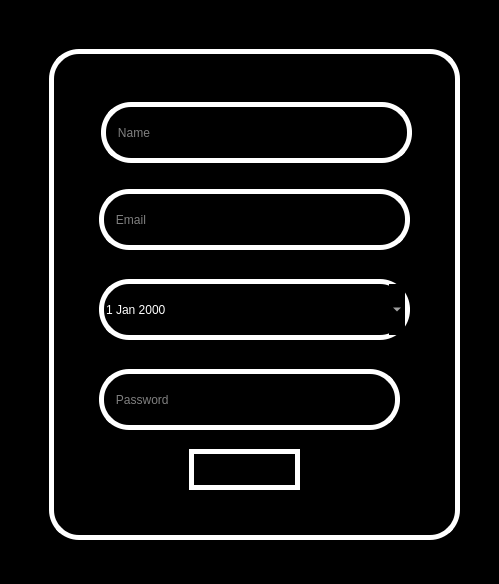
<?xml version="1.0" encoding="UTF-8"?>
<ui version="4.0">
 <class>Form</class>
 <widget class="QWidget" name="Form">
  <property name="geometry">
   <rect>
    <x>0</x>
    <y>0</y>
    <width>499</width>
    <height>584</height>
   </rect>
  </property>
  <property name="windowTitle">
   <string>Form</string>
  </property>
  <property name="styleSheet">
   <string notr="true">background-color: rgb(0, 0, 0);</string>
  </property>
  <widget class="QFrame" name="frame">
   <property name="geometry">
    <rect>
     <x>49</x>
     <y>49</y>
     <width>411</width>
     <height>491</height>
    </rect>
   </property>
   <property name="styleSheet">
    <string notr="true">color: rgb(255, 255, 255);
border-color: rgb(255, 255, 255);
border-radius: 30px;
border-width: 5px 5px 5px 5px;
border-style: solid;</string>
   </property>
   <property name="frameShape">
    <enum>QFrame::StyledPanel</enum>
   </property>
   <property name="frameShadow">
    <enum>QFrame::Raised</enum>
   </property>
   <widget class="QPushButton" name="pushButton">
    <property name="geometry">
     <rect>
      <x>140</x>
      <y>400</y>
      <width>111</width>
      <height>41</height>
     </rect>
    </property>
    <property name="styleSheet">
     <string notr="true">border-image: url(:/GUIimages/Regesterbutton.png);</string>
    </property>
    <property name="text">
     <string/>
    </property>
   </widget>
   <widget class="QLineEdit" name="lineEdit">
    <property name="geometry">
     <rect>
      <x>52</x>
      <y>53</y>
      <width>311</width>
      <height>61</height>
     </rect>
    </property>
    <property name="styleSheet">
     <string notr="true">font: 16pt &quot;Tahoma&quot;;</string>
    </property>
    <property name="placeholderText">
     <string>   Name</string>
    </property>
   </widget>
   <widget class="QLineEdit" name="lineEdit_2">
    <property name="geometry">
     <rect>
      <x>50</x>
      <y>140</y>
      <width>311</width>
      <height>61</height>
     </rect>
    </property>
    <property name="styleSheet">
     <string notr="true">font: 16pt &quot;Tahoma&quot;;</string>
    </property>
    <property name="placeholderText">
     <string>   Email</string>
    </property>
   </widget>
   <widget class="QLineEdit" name="lineEdit_4">
    <property name="geometry">
     <rect>
      <x>50</x>
      <y>320</y>
      <width>301</width>
      <height>61</height>
     </rect>
    </property>
    <property name="styleSheet">
     <string notr="true">font: 16pt &quot;Tahoma&quot;;</string>
    </property>
    <property name="placeholderText">
     <string>   Password</string>
    </property>
   </widget>
   <widget class="QDateEdit" name="dateEdit">
    <property name="geometry">
     <rect>
      <x>50</x>
      <y>230</y>
      <width>311</width>
      <height>61</height>
     </rect>
    </property>
    <property name="calendarPopup">
     <bool>true</bool>
    </property>
   </widget>
  </widget>
 </widget>
 <resources/>
 <connections/>
</ui>
